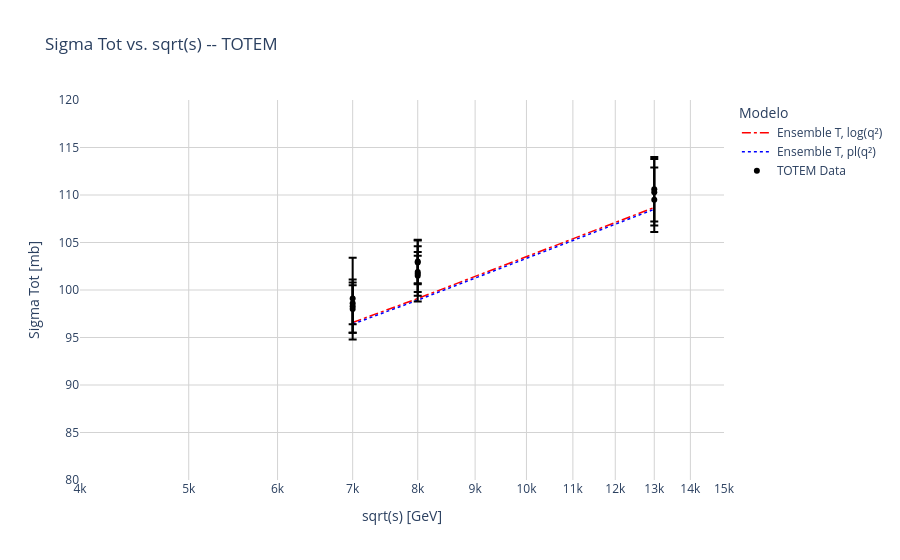

The cell this chart's notebook holds for it:
### Code cell
# ==================================================
# Grafico 2: Sigma Tot vs sqrt(s) -- apenas TOTEM
# Linhas: traco-ponto = Ensemble T (TOTEM) log(q2)
#         pontilhada = Ensemble T (TOTEM) pl(q2)
# Dados experimentais TOTEM em preto
# ==================================================

fig_sigma_tot_totem = go.Figure()

# --- Ensemble T, log(q^2) -> linha traco-ponto ---
fig_sigma_tot_totem.add_trace(go.Scatter(
    x=sqrt_s_list,
    y=sigma_tot_log_totem_list,
    mode='lines',
    line=dict(color='red', dash='dashdot', width=1.5),
    name='Ensemble T, log(q²)'
))

# --- Ensemble T, pl(q^2) -> linha pontilhada ---
fig_sigma_tot_totem.add_trace(go.Scatter(
    x=sqrt_s_list,
    y=sigma_tot_pl_totem_list,
    mode='lines',
    line=dict(color='blue', dash='dot', width=1.5),
    name='Ensemble T, pl(q²)'
))

# --- Dados experimentais TOTEM (preto, circulo) ---
fig_sigma_tot_totem.add_trace(go.Scatter(
    x=x_totem,
    y=y_totem,
    mode='markers',
    marker=dict(color='black', size=6, symbol='circle'),
    error_y=dict(type='data', array=y_error_totem, visible=True),
    name='TOTEM Data'
))

# ==================================================
# Layout
# ==================================================

fig_sigma_tot_totem.update_layout(
    title='Sigma Tot vs. sqrt(s) -- TOTEM',
    xaxis=dict(
        title='sqrt(s) [GeV]',
        type='log',
        range=[np.log10(4000), np.log10(15000)],
    ),
    yaxis=dict(
        title='Sigma Tot [mb]',
        range=[80, 120]
    ),
    showlegend=True,
    legend=dict(
        title='Modelo'
    ),
    plot_bgcolor='white',
    hovermode='x unified'
)

fig_sigma_tot_totem.update_xaxes(gridcolor='lightgray')
fig_sigma_tot_totem.update_yaxes(gridcolor='lightgray')

fig_sigma_tot_totem.show()
fig_sigma_tot_totem.write_image("sigma_tot_totem.pdf", width=1200, height=600)

### Figure 1 — Plotly figure (JSON) as saved in the notebook; plotly's stock layout.template omitted (floating-point values rounded to 4 significant figures)
{"data": [{"line": {"color": "red", "dash": "dashdot", "width": 1.5}, "mode": "lines", "name": "Ensemble T, log(q²)", "type": "scatter", "x": [7000, 8000, 13000], "y": [96.58, 99.1, 108.7]}, {"line": {"color": "blue", "dash": "dot", "width": 1.5}, "mode": "lines", "name": "Ensemble T, pl(q²)", "type": "scatter", "x": [7000, 8000, 13000], "y": [96.41, 98.93, 108.5]}, {"error_y": {"array": [0.195, 0.195, 0.2141, 0.53, 0.1583, 1.116, 1.116, 1.743, 0.159, 0.2011, 0.8, 0.1594, 1.116, 1.116, 0.58, 0.1598, 0.2022, 0.1604, 1.116, 1.619, 1.215, 0.161, 0.2035, 1.0, 0.162, 0.1627, 0.2339, 0.3, 0.3969, 0.25, 0.7, 0.7, 0.92, 0.55, 1.0, 0.1693, 0.1735, 0.17, 1.2, 0.2133, 0.188, 0.4077, 0.24, 0.8, 0.4, 0.2, 0.6, 0.6199, 0.4, 0.24, 0.4069, 0.8, 0.2638, 0.1723, 0.2, 0.4183, 0.35, 0.4, 0.7, 0.322, 0.4, 0.4464, 0.3177, 0.38, 0.9, 3.5, 2.0, 3.3, 4.3, 2.5, 2.2, 2.8, 2.1, 2.1, 2.3, 2.3, 2.9, 3.4, 3.4, 3.5], "type": "data", "visible": true}, "marker": {"color": "black", "size": 6, "symbol": "circle"}, "mode": "markers", "name": "TOTEM Data", "type": "scatter", "x": [10.25, 10.69, 11.12, 11.46, 11.54, 11.78, 13.63, 13.76, 13.76, 13.76, 13.9, 15.06, 15.19, 16.66, 16.66, 16.83, 16.83, 17.91, 18.01, 18.17, 19.22, 19.42, 19.42, 19.66, 21.26, 22.96, 23.5, 23.5, 23.5, 23.5, 23.5, 23.6, 23.76, 23.76, 23.88, 24.16, 25.29, 26.38, 27.6, 30.6, 30.6, 30.6, 30.6, 30.6, 30.6, 30.7, 30.8, 35.2, 44.7, 44.7, 44.9, 45.2, 52.8, 52.8, 52.8, 52.8, 52.8, 52.9, 53.2, 62.3, 62.4, 62.5, 62.7, 62.7, 62.8, 63.0, 200.0, 2760.0, 7000.0, 7000.0, 7000.0, 7000.0, 8000.0, 8000.0, 8000.0, 8000.0, 8000.0, 13000.0, 13000.0, 13000.0], "y": [38.43, 38.44, 38.65, 36.68, 38.28, 37.6, 37.6, 38.7, 38.46, 38.39, 38.9, 38.58, 37.6, 37.6, 38.47, 38.69, 38.62, 38.83, 37.4, 39.6, 38.5, 38.98, 38.9, 39.0, 39.24, 39.42, 39.65, 39.4, 39.13, 38.8, 38.9, 38.7, 39.21, 40.68, 39.0, 39.59, 39.69, 39.77, 40.6, 40.22, 40.11, 39.91, 40.07, 40.2, 40.1, 40.1, 40.0, 40.42, 41.7, 41.9, 41.89, 42.5, 43.01, 42.38, 42.1, 42.85, 42.71, 42.4, 42.9, 43.55, 43.1, 44.0, 43.82, 42.96, 44.1, 42.2, 51.81, 84.7, 99.1, 98.0, 98.6, 98.3, 101.5, 101.9, 103.0, 102.9, 101.7, 110.6, 109.5, 110.3]}], "layout": {"hovermode": "x unified", "legend": {"title": {"text": "Modelo"}}, "plot_bgcolor": "white", "showlegend": true, "title": {"text": "Sigma Tot vs. sqrt(s) -- TOTEM"}, "xaxis": {"gridcolor": "lightgray", "range": [3.602, 4.176], "title": {"text": "sqrt(s) [GeV]"}, "type": "log"}, "yaxis": {"gridcolor": "lightgray", "range": [80, 120], "title": {"text": "Sigma Tot [mb]"}}}}
